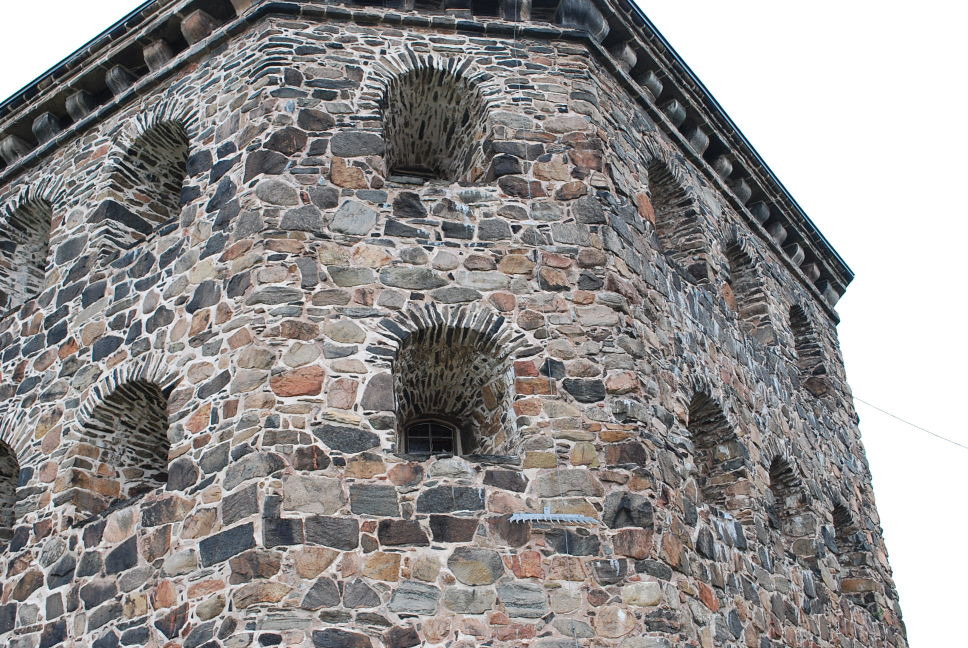
#> input picture data/1/kronan1.JPG, 1936 x 1296 px, found by its file name (shown at 1/2 size)
$ python main.py
#> lines starting #> are read from the running program, lines starting #| are printed output that depends on the picture
### project_helpers.py
import numpy as np
import matplotlib.pyplot as plt
import scipy as sp

def get_dataset_info(dataset):
    """
    Datasets 1-5 are relatively easy, since they have little lens distortion and
    no dominant scene plane. You should get reasonably good reconstructions for
    these datasets using RANSAC to estimate E only (CE2 in assignment 4).

    Datasets 6-9 are much more difficult, since the scene is dominated by a near
    planar structure. Also the lens distortion is larger for the used camera,
    hence feel free to adjust the pixel_threshold if necessary.
    """
    if dataset == 1:
        img_names = ["data/1/kronan1.JPG", "data/1/kronan2.JPG"]
        im_width = 1936
        im_height = 1296
        focal_length_35mm = 45.0 # from the EXIF data
        init_pair = [0, 1]
        pixel_threshold = 1.0
    elif dataset == 2:
        # Corner of a courtyard
        img_names = ["data/2/DSC_0025.JPG", "data/2/DSC_0026.JPG", "data/2/DSC_0027.JPG", "data/2/DSC_0028.JPG", "data/2/DSC_0029.JPG", "data/2/DSC_0030.JPG", "data/2/DSC_0031.JPG", "data/2/DSC_0032.JPG", "data/2/DSC_0033.JPG"]
        im_width = 1936
        im_height = 1296
        focal_length_35mm = 43.0 # from the EXIF data
        init_pair = [0, 8]
        pixel_threshold = 1.0
    elif dataset == 3:
        # Smaller gate of a cathetral
        img_names = ["data/3/DSC_0001.JPG", "data/3/DSC_0002.JPG", "data/3/DSC_0003.JPG", "data/3/DSC_0004.JPG", "data/3/DSC_0005.JPG", "data/3/DSC_0006.JPG", "data/3/DSC_0007.JPG", "data/3/DSC_0008.JPG", "data/3/DSC_0009.JPG", "data/3/DSC_0010.JPG", "data/3/DSC_0011.JPG", "data/3/DSC_0012.JPG"]
        im_width = 1936
        im_height = 1296
        focal_length_35mm = 43.0 # from the EXIF data
        init_pair = [4, 7]
        pixel_threshold = 1.0
    elif dataset == 4:
        # Fountain
        img_names = ["data/4/DSC_0480.JPG", "data/4/DSC_0481.JPG", "data/4/DSC_0482.JPG", "data/4/DSC_0483.JPG", "data/4/DSC_0484.JPG", "data/4/DSC_0485.JPG", "data/4/DSC_0486.JPG", "data/4/DSC_0487.JPG", "data/4/DSC_0488.JPG", "data/4/DSC_0489.JPG", "data/4/DSC_0490.JPG", "data/4/DSC_0491.JPG", "data/4/DSC_0492.JPG", "data/4/DSC_0493.JPG"]
        im_width = 1936
        im_height = 1296
        focal_length_35mm = 43.0 # from the EXIF data
        init_pair = [4, 9]
        pixel_threshold = 1.0
    elif dataset == 5:
        # Golden statue
        img_names = ["data/5/DSC_0336.JPG", "data/5/DSC_0337.JPG", "data/5/DSC_0338.JPG", "data/5/DSC_0339.JPG", "data/5/DSC_0340.JPG", "data/5/DSC_0341.JPG", "data/5/DSC_0342.JPG", "data/5/DSC_0343.JPG", "data/5/DSC_0344.JPG", "data/5/DSC_0345.JPG"]
        im_width = 1936

        im_height = 1296
        focal_length_35mm = 45.0 # from the EXIF data
        init_pair = [2, 6]
        pixel_threshold = 1.0
    elif dataset == 6:
        # Detail of the Landhaus in Graz.
        img_names = ["data/6/DSCN2115.JPG", "data/6/DSCN2116.JPG", "data/6/DSCN2117.JPG", "data/6/DSCN2118.JPG", "data/6/DSCN2119.JPG", "data/6/DSCN2120.JPG", "data/6/DSCN2121.JPG", "data/6/DSCN2122.JPG"]
        im_width = 2272

        im_height = 1704
        focal_length_35mm = 38.0 # from the EXIF data
        init_pair = [1, 3]
        pixel_threshold = 1.0
    elif dataset == 7:
        # Building in Heidelberg.
        img_names = ["data/7/DSCN7409.JPG", "data/7/DSCN7410.JPG", "data/7/DSCN7411.JPG", "data/7/DSCN7412.JPG", "data/7/DSCN7413.JPG", "data/7/DSCN7414.JPG", "data/7/DSCN7415.JPG"]
        im_width = 2272
        im_height = 1704
        focal_length_35mm = 38.0 # from the EXIF data
        init_pair = [0, 6]
        pixel_threshold = 1.0
    elif dataset == 8:
        # Relief
        img_names = ["data/8/DSCN5540.JPG", "data/8/DSCN5541.JPG", "data/8/DSCN5542.JPG", "data/8/DSCN5543.JPG", "data/8/DSCN5544.JPG", "data/8/DSCN5545.JPG", "data/8/DSCN5546.JPG", "data/8/DSCN5547.JPG", "data/8/DSCN5548.JPG", "data/8/DSCN5549.JPG", "data/8/DSCN5550.JPG"]
        im_width = 2272
        im_height = 1704
        focal_length_35mm = 38.0 # from the EXIF data
        init_pair = [3, 6]
        pixel_threshold = 1.0
    elif dataset == 9:
        # Triceratops model on a poster.
        img_names = ["data/9/DSCN5184.JPG", "data/9/DSCN5185.JPG", "data/9/DSCN5186.JPG", "data/9/DSCN5187.JPG", "data/9/DSCN5188.JPG", "data/9/DSCN5189.JPG", "data/9/DSCN5191.JPG", "data/9/DSCN5192.JPG", "data/9/DSCN5193.JPG"]
        im_width = 2272
        im_height = 1704
        focal_length_35mm = 38.0 # from the EXIF data
        init_pair = [3, 5]
        pixel_threshold = 1.0
    elif dataset == 10:
        # Add your optional datasets...
        pass

    focal_length = max(im_width, im_height) * focal_length_35mm / 35.0
    K = np.array([[focal_length, 0, im_width/2], [0, focal_length, im_height/2], [0, 0, 1]])
    return K, img_names, init_pair, pixel_threshold

# [98 lines left out: functions correct_H_sign, homography_to_RT, pflat, triangulate_3D_point_DLT, camera_center_and_axis, plot_camera, not called in this run]

def enforce_essential(E_approx):
    '''
    E_approx - Approximate Essential matrix (3x3)
    '''
    U, S, Vt = np.linalg.svd(E_approx)

    E = U @ np.diag([1, 1, 0]) @ Vt

    return E

def compute_epipolar_errors(F, x1s, x2s):
    '''
    x1s and x2s contain matching points
    x1s - 2D image points in the first image in homogenous coordinates (3xN)
    x2s - 2D image points in the second image in homogenous coordinates (3xN)
    F - Fundamental matrix (3x3)
    '''
    epi_lines = F @ x1s

    errors = (np.abs(np.sum(epi_lines * x2s, axis=0))) / (np.sqrt(epi_lines[0]**2 + epi_lines[1]**2))

    return errors

def estimate_F_DLT(x1s, x2s):
    '''
    x1s and x2s contain matching points
    x1s - 2D image points in the first image in homogenous coordinates (3xN)
    x2s - 2D image points in the second image in homogenous coordinates (3xN)
    '''
    N = x1s.shape[1]

    M = np.zeros((N, 9))

    for i in range(N):
        x1 = x1s[:, i]
        x2 = x2s[:, i]

        M[i] = [x2[0]*x1[0], x2[0]*x1[1], x2[0]*x1[2], x2[1]*x1[0], x2[1]*x1[1], x2[1]*x1[2], x2[2]*x1[0], x2[2]*x1[1], x2[2]*x1[2]]

    U1, S1, Vt1 = np.linalg.svd(M)

    v = Vt1[-1]

    min_singular_value = S1[-1]
    Mv_norm = np.linalg.norm(M @ v)

    #print(f"Min singular value: {min_singular_value}")
    #print(f"Error vector: {Mv_norm}")

    F_approx = v.reshape((3, 3))

    return F_approx

def estimate_E_robust(x1, x2, eps, seed=None):
    """
    RANSAC estimate of essential matrix using normalized correspondences x1 and x2 and a normalized threshold.
    Note: Make sure to normalize things before using it in this function!
    -------------------------------------------
    x1: Normalized keypoints in image 1 - 3xN np.array or 2xN np.array, as you desire
    x2: Normalized keypoints in image 2 - 3xN np.array or 2xN np.array, as you desire
    eps: Normalized inlier threshold - float

    Returns:
    E: 3x3 essential matrix
    inliers: The inlier points
    errs: The epipolar errors
    iters: How many iterations it took
    """

    num_points = x1.shape[1]
    num_inliers = 0
    best_num_inliers = 0
    best_inlier_mask = None
    best_errs = None
    iters = 0
    max_iters = 2001

    while iters < max_iters:
        iters += 1
        randind = np.random.choice(num_points, size=8, replace=False)
        E = enforce_essential(estimate_F_DLT(x1[:, randind], x2[:, randind]))
        e1 = compute_epipolar_errors(E, x1, x2)**2
        e2 = compute_epipolar_errors(E.T, x2, x1)**2

        errs = (1/2)*(e1+e2)
        inlier_mask = errs < eps**2
        num_inliers = sum(inlier_mask)

        if num_inliers > best_num_inliers:
            best_num_inliers = num_inliers
            best_errs = errs
            best_inlier_mask = inlier_mask
            ratio_inliers = num_inliers/num_points
            if ratio_inliers > 0.8:
                break

    x1_inliers = x1[:, best_inlier_mask]
    x2_inliers = x2[:, best_inlier_mask]
    E = enforce_essential(estimate_F_DLT(x1_inliers, x2_inliers))
    inliers = np.vstack((x1_inliers,x2_inliers))
    errs = best_errs
    #print('inliers',sum(best_inlier_mask))

    return E, inliers, errs, iters

# [37 lines left out: functions count_points_in_front, extract_P_from_E, not called in this run]

### main.py
import matplotlib.pyplot as plt
#plt.ion()

from project_helpers import *
import cv2

# Extracting data

K, img_names, init_pair, pixel_threshold = get_dataset_info(1)
img1 = (plt.imread('./data/1/kronan1.jpg') * 255).astype('uint8')
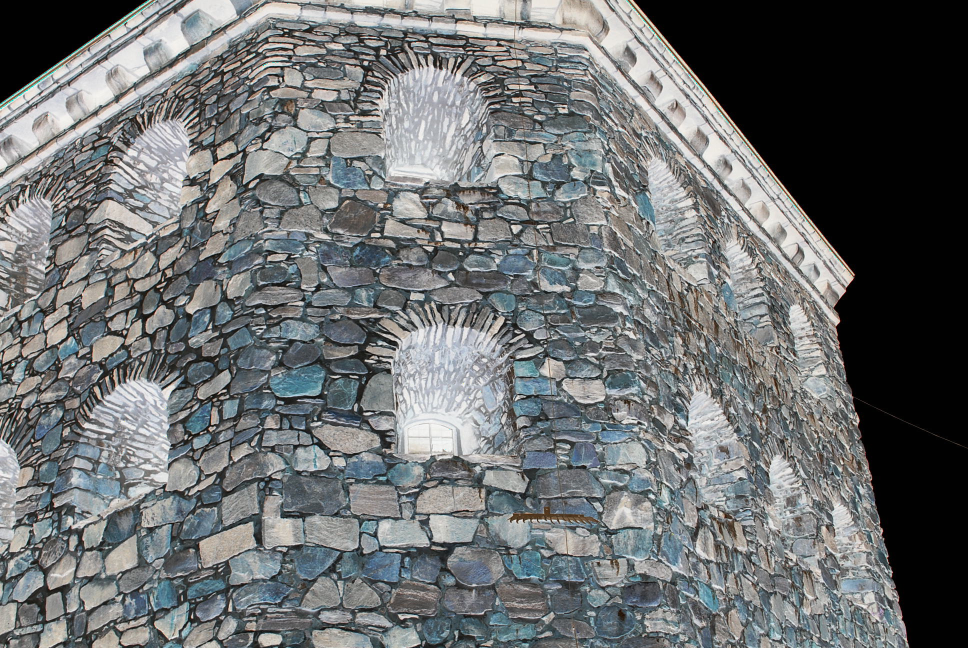
#> img1: shape (1296, 1936, 3) (shown at 1/2 size); mean R, G, B 108.7, 111.4, 112.1
img2 = (plt.imread('./data/1/kronan2.jpg') * 255).astype('uint8')
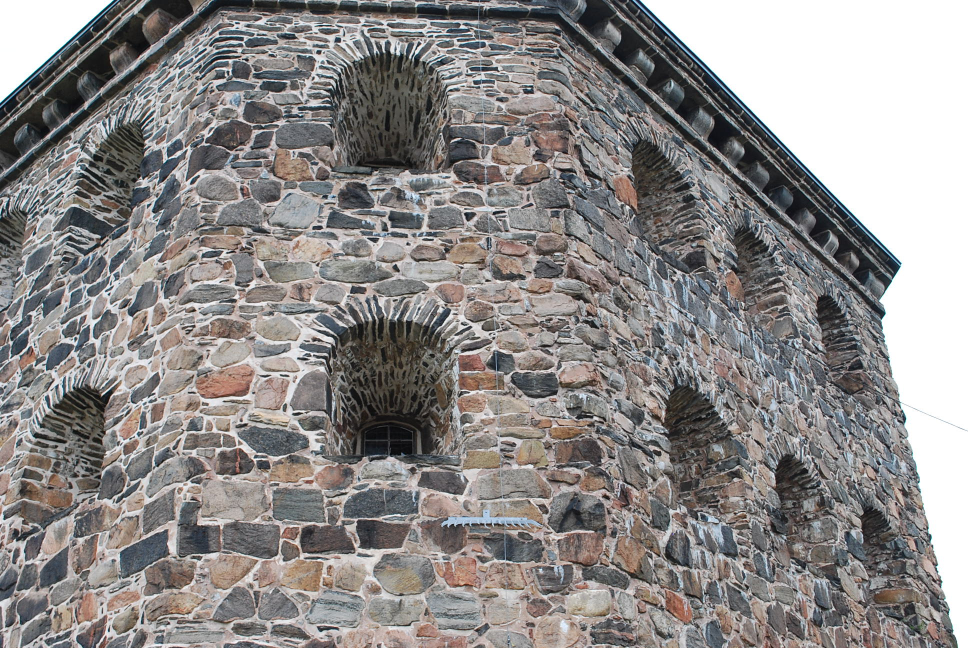
#> input picture data/1/kronan2.JPG, 1936 x 1296 px, found by its file name (shown at 1/2 size)
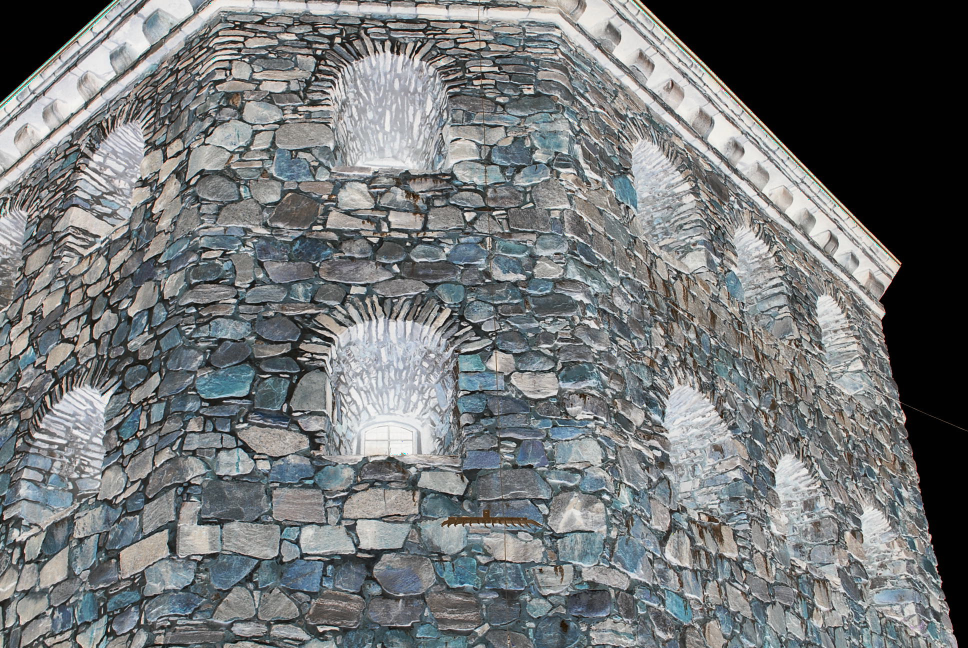
#> img2: shape (1296, 1936, 3) (shown at 1/2 size); mean R, G, B 114.5, 117.8, 118.7

# Compute SIFT-matches using OpenCV

from cv2 import SIFT_create, cvtColor, COLOR_RGB2GRAY, FlannBasedMatcher, drawMatchesKnn
rgb2gray = lambda img: cvtColor(img, COLOR_RGB2GRAY)
sift = SIFT_create(contrastThreshold=0.02, edgeThreshold=10, nOctaveLayers=3)

# We detect keypoints and simultaneously describe them using SIFT
kp1, des1 = sift.detectAndCompute(rgb2gray(img1),None)
#> kp1 = 51617 keypoints; strongest (x, y, size): (323, 580, 3.4), (584, 513, 2.5), (731, 127, 5.9), (921, 507, 4)
kp2, des2 = sift.detectAndCompute(rgb2gray(img2),None)
#> kp2 = 55349 keypoints; strongest (x, y, size): (218, 589, 3.2), (815, 488, 4.3), (638, 105, 6), (218, 1261, 3.3)

# We use a k-NN-like system to find the most similar descriptions
all_matches = FlannBasedMatcher().knnMatch(des1, des2, k=2)
#> all_matches = 51617 matches
# Apply ratio test
# Here we filter out matches that are too similar to other matches (because then they are likely wrong)
# This is standard in OpenCV, see https://docs.opencv.org/4.x/dc/dc3/tutorial_py_matcher.html
matches = []
for m,n in all_matches:
    if m.distance < 0.75*n.distance:
        matches.append([m])
#> after the loop, matches = 18372 matches

idx = np.random.choice(len(matches), size=10, replace=False)
#> idx = [10136, 8491, 9844, 4066, 16578, 15699, 8465, 12575, 8517, 2212]
matches_array = np.array(matches)
selected_matches = matches_array[idx]

# Run this code for a simple plot of the filtered matches

# Just making sure no other figures are impacting this one
plt.figure()
# Here is some supplied code from https://docs.opencv.org/4.x/dc/dc3/tutorial_py_matcher.html
# Feel free to play around with it
img3 = drawMatchesKnn(img1,kp1,img2,kp2,selected_matches,None,flags=cv2.DrawMatchesFlags_NOT_DRAW_SINGLE_POINTS)
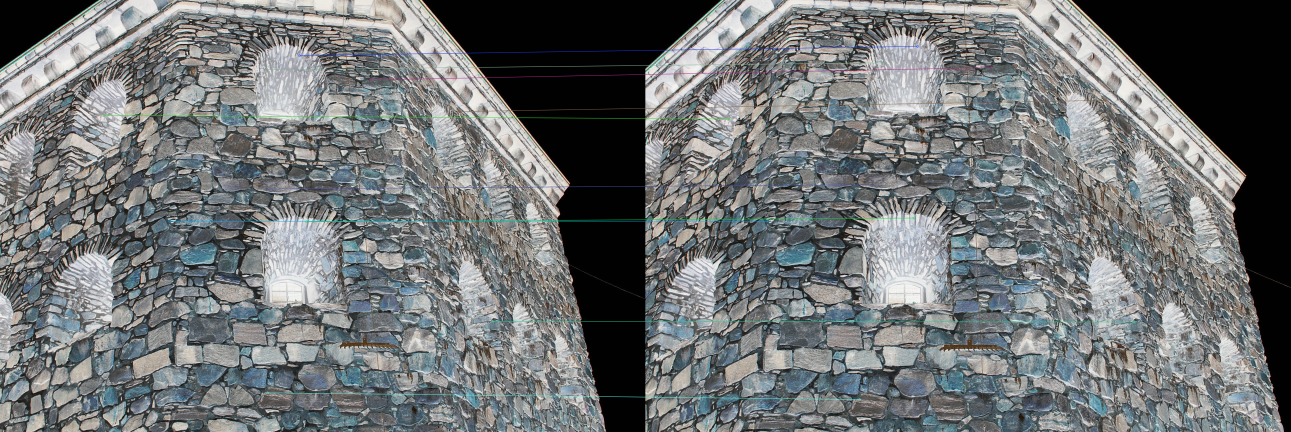
#> img3: shape (1296, 3872, 3) (shown at 1/3 size); mean R, G, B 111.4, 114.8, 115.6
plt.imshow(img3,),plt.show()


# Count SIFT features per image
feat_count1 = len(kp1)
#> feat_count1 = 51617
feat_count2 = len(kp2)
#> feat_count2 = 55349
print(feat_count1)
#| 51617
print(feat_count2)
#| 55349

# Count number of total matches
total_matches_count = len(all_matches)
#> total_matches_count = 51617
print(total_matches_count)
#| 51617

# Count the number of good matches after the ratio-test
good_matches_count = len(matches)
#> good_matches_count = 18372
print(good_matches_count)
#| 18372

# Supplied code for extracting numpy arrays from matching keypoints
# Note, x1 and x2 are in homogenous coordinates after this
x1 = np.array([[kp1[match[0].queryIdx].pt[0], kp1[match[0].queryIdx].pt[1]] for match in matches])
#> x1 = 18372 pairs, first value 21.46 to 1808.2, second value 4.21 to 1286.1
x2 = np.array([[kp2[match[0].trainIdx].pt[0], kp2[match[0].trainIdx].pt[1]] for match in matches])
#> x2 = 18372 pairs, first value 3.69 to 1908.1, second value 2.58 to 1292.5
x1 = np.vstack((x1.T, np.ones(x1.shape[0])))
x2 = np.vstack((x2.T, np.ones(x2.shape[0])))
x = np.array([x1, x2])

x1_norm = np.linalg.inv(K) @ x[0]
x2_norm = np.linalg.inv(K) @ x[1]
threshold_px = 2
eps = threshold_px / K[0,0]
E_robust, inliers, errs, iters = estimate_E_robust(x1_norm, x2_norm, eps)
#> the loop in estimate_E_robust, `while iters < max_iters:` made 14 passes
#> (S in enforce_essential, num_inliers, best_num_inliers, ratio_inliers) on passes 1, 3, 14: ([0.714, 0.7, 0.015], 916, 916, 0.0499), ([0.708, 0.706, 0.0039], 6060, 6060, 0.33), ([0.707, 0.707, 0.000336], 17914, 17914, 0.975)
#> (S in enforce_essential, num_inliers) on passes 2, 4, 5, 6, 7, 8: ([0.742, 0.668, 0.053], 1), ([0.721, 0.693, 0.00853], 1164), ([0.723, 0.69, 0.0346], 260), ([0.727, 0.687, 0.000849], 4), ([0.712, 0.703, 0.00571], 3891), ([0.728, 0.685, 0.0077], 1)
#> after the loop in estimate_E_robust, `while iters < max_iters:`: best_errs = 18372 values, max 0.207 at index 1194, min 7.15e-16 at index 3487, mean 0.000498; best_num_inliers = 17914; iters = 14; ratio_inliers = 0.975
#> (the run stopped early here; a loop or call above may not have finished)
